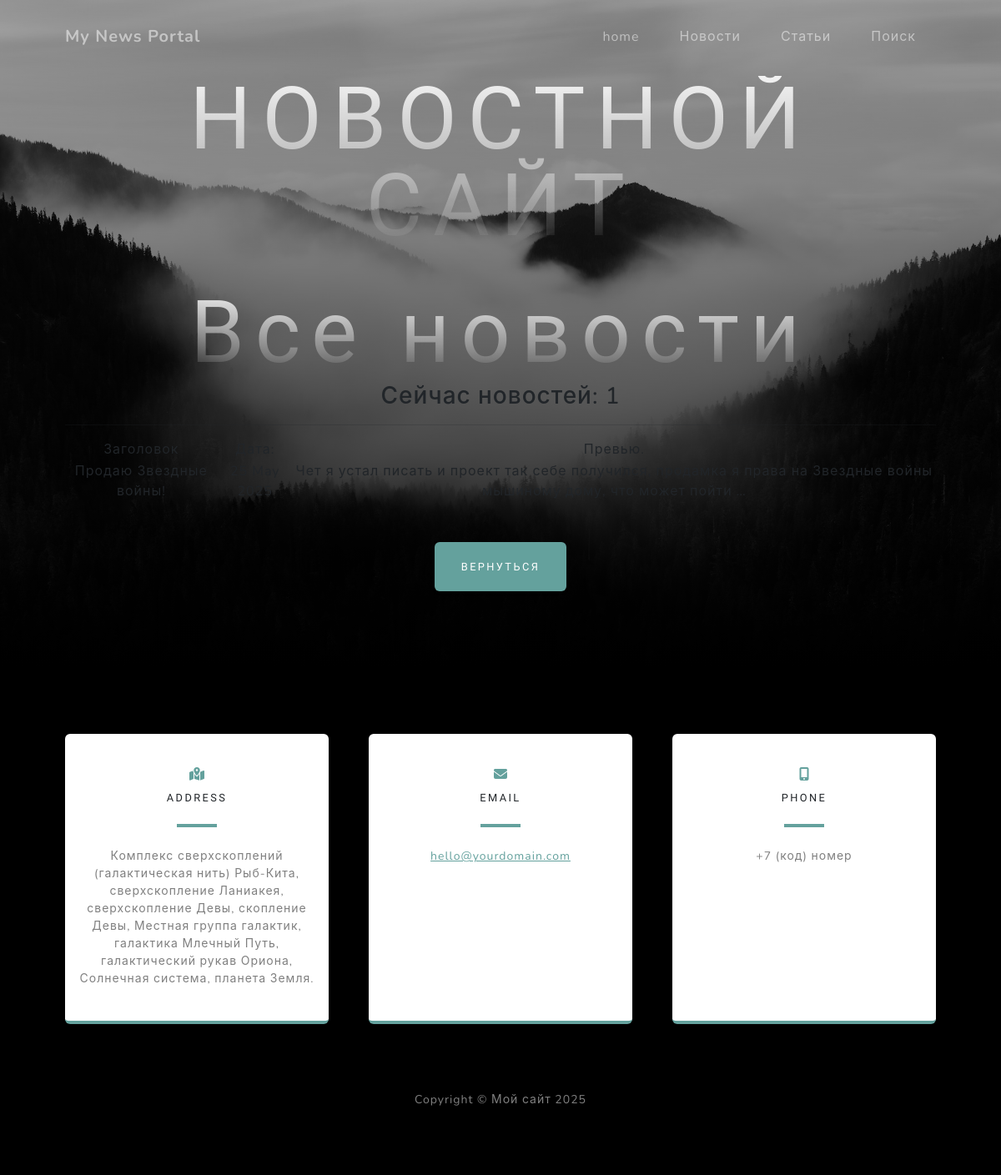
Before: /news/ with the older database file.
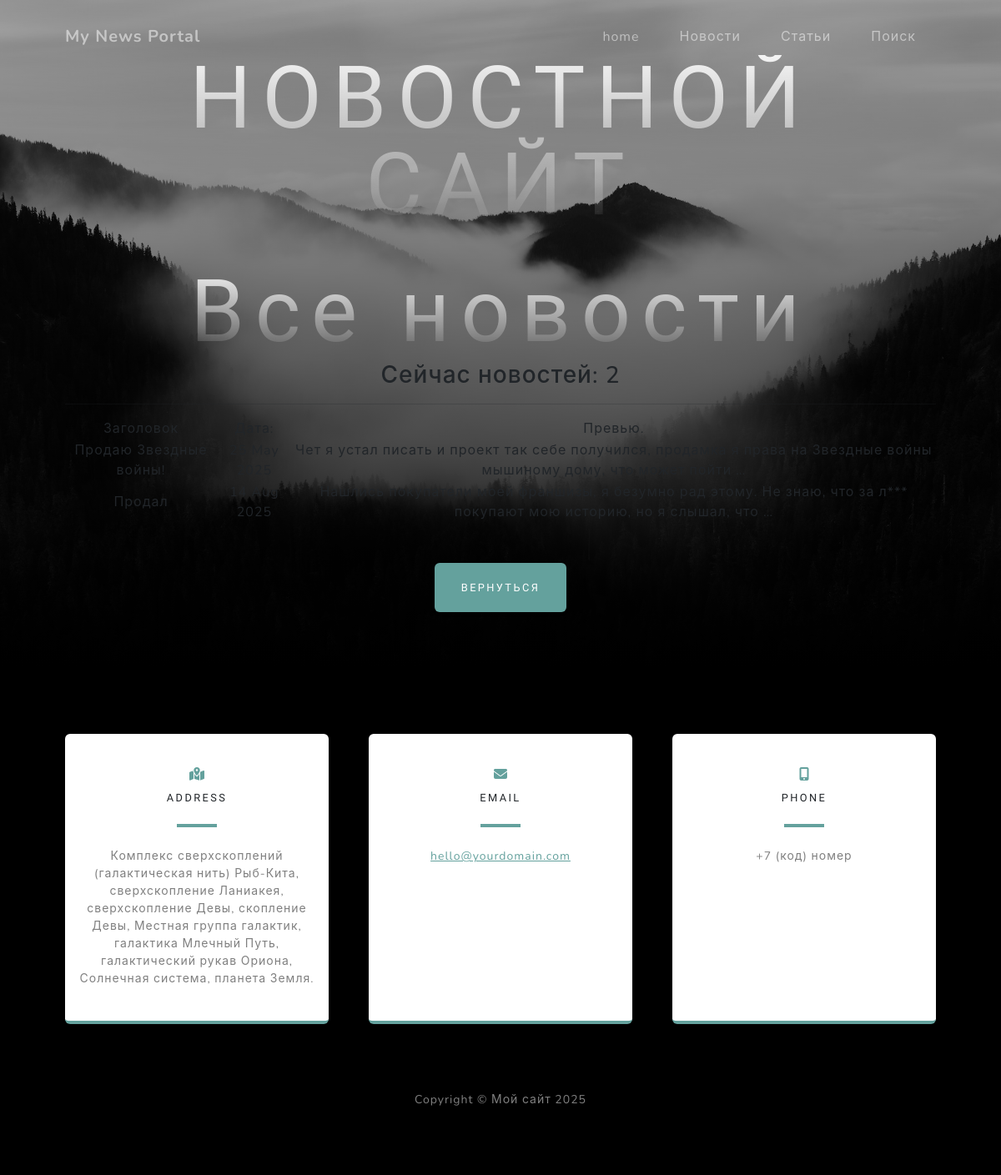
After: the same page with the newer database file.
### My_News_Portal/models.py (models this page shows, shortened)
class Post(models.Model):
    author = models.ForeignKey(Author, on_delete=models.CASCADE)
    NEWS = 'NW'
    ARTICLE = 'AR'
    CATEGORY = (
        (NEWS, 'Новость'),
        (ARTICLE, 'Статья'),
    )
    categoryType = models.CharField(max_length=2, choices=CATEGORY, default=NEWS)
    dateCreation = models.DateTimeField(auto_now_add=True)
    postCategory = models.ManyToManyField(Category, through='PostCategory')
    title = models.CharField(max_length=255)
    text = models.TextField()
    rating = models.IntegerField(default=0)

### My_News_Portal/views.py (the view)
# urls.py: path('news/', PostsList.as_view(), name='news_list'),
class PostsList(ListView):
    queryset = Post.objects.filter(
        categoryType = 'NW'
    )
    template_name = "news.html"
    context_object_name = "news"
    paginate_by = 10

### My_News_Portal/templatetags/custom_filters.py (called while the page is built)
@register.filter(name="censor")
def censor(value):
    if not isinstance(value, str):
        return value
    result = value
    for word in BAD_WORDS:
        pattern = re.compile(re.escape(word), re.IGNORECASE)
        replacement = word[0] + "*" * (len(word) - 1)
        result = pattern.sub(replacement, result)
    return result

### templates/news.html (shortened to what this page needs)
{% extends 'flatpages/default.html' %}
{% load custom_filters %}
{% block content %}
    <h1>Все новости</h1>
    <h3>Сейчас новостей: {{ news|length }}</h3>
    <hr>
    {% if news%}
        <table>
            <tr>
                <td>
                   Заголовок
                </td>
                <td>
                </td>
                <td>
                    Превью.
                </td>
            </tr>
            {% for idnews in news %}
            <tr>
                <td>
                    {{ idnews.title|censor }}
                </td>
                <td>{{ idnews.dateCreation|date:'d M Y' }}</td>
                <td>{{idnews.text|truncatewords:20|censor}}</td>
            </tr>
            {% endfor %}
        </table>
    {% else %}
        <h2>Новостей нет!</h2>
    {% endif%}
{% endblock content %}

Changed rows visible on the page:
added Post: title|censor "Продал", dateCreation "14 Aug 2025", text|censor "Нашлись покупатели моей франшизы, я безумно рад этому. Не знаю, что за л*** покупают мою историю, но я слышал, что …"
Other visible differences:
{{ news|length }}: "1" → "2"
